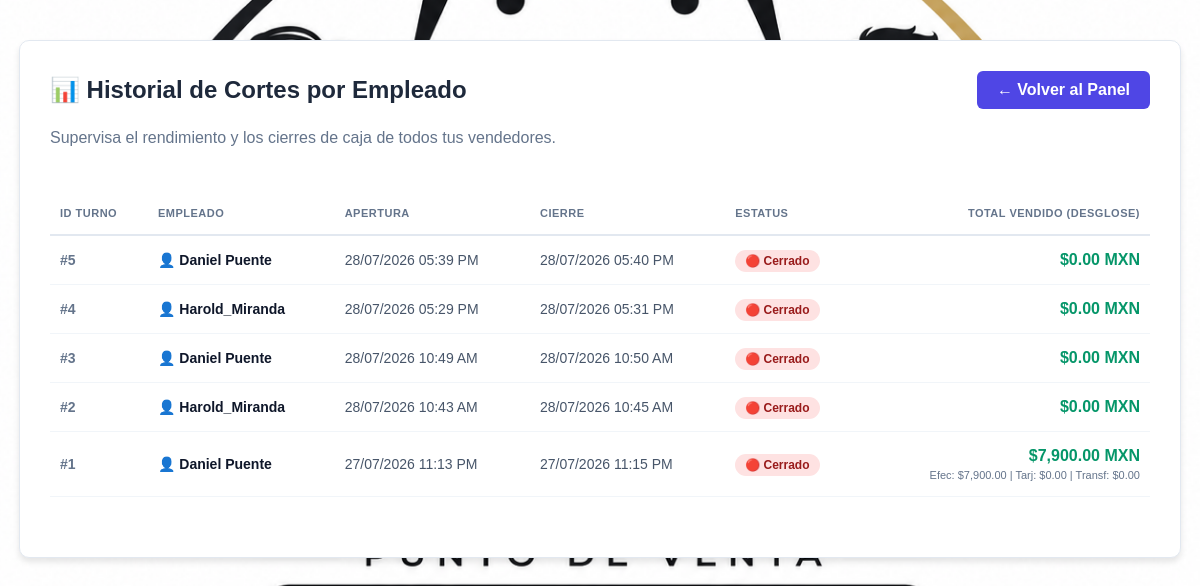
Page /historial_cortes.php (signed in) on the committed database.
### tables this page shows
CREATE TABLE `turnos_caja` (
  `id_turno` int(11) NOT NULL,
  `id_usuario` int(11) NOT NULL,
  `fecha_apertura` datetime DEFAULT current_timestamp(),
  `fecha_cierre` datetime DEFAULT NULL,
  `monto_inicial` decimal(10,2) DEFAULT 0.00,
  `estatus` varchar(20) DEFAULT 'Abierto',
  `total_efectivo` decimal(10,2) DEFAULT 0.00,
  `total_tarjeta` decimal(10,2) DEFAULT 0.00,
  `total_venta` decimal(10,2) DEFAULT 0.00,
  `total_transferencia` decimal(10,2) DEFAULT 0.00
);

CREATE TABLE `usuarios` (
  `id_usuario` int(11) NOT NULL,
  `nombre_usuario` varchar(100) NOT NULL,
  `nombre_real` varchar(100) DEFAULT NULL,
  `correo` varchar(100) DEFAULT NULL,
  `email` varchar(100) NOT NULL,
  `password_hash` varchar(255) NOT NULL,
  `id_rol` int(11) DEFAULT NULL,
  `imagen` varchar(255) DEFAULT 'Imgs/dueño.webp'
);

### historial_cortes.php (the view, shortened to what this page needs)
<?php
include 'conexion.php';
$sql_cortes = "SELECT
                    t.id_turno,
                    u.nombre_usuario,
                    t.fecha_apertura,
                    t.fecha_cierre,
                    t.estatus,
                    t.total_efectivo,
                    t.total_tarjeta,
                    t.total_venta,
                    (SELECT SUM(v.total) FROM ventas v WHERE v.id_usuario = t.id_usuario AND v.fecha_venta >= t.fecha_apertura) as ventas_en_curso
                FROM turnos_caja t
                JOIN usuarios u ON t.id_usuario = u.id_usuario
                ORDER BY t.fecha_apertura DESC";
$resultado_cortes = mysqli_query($conexion, $sql_cortes);
?>
<!DOCTYPE html>
<html lang="es">
<head>
    <link rel="stylesheet" href="Diseñoestilo.css">
</head>
<body style="background-color: #f8fafc; font-family: Arial, sans-serif;">
<div class="container" style="max-width: 1100px; margin: 40px auto; background: white; padding: 30px; border-radius: 10px; box-shadow: 0 4px 6px rgba(0,0,0,0.1);">
    <div style="display: flex; justify-content: space-between; align-items: center; margin-bottom: 20px;">
        <h2 style="margin: 0; color: #1e293b;">📊 Historial de Cortes por Empleado</h2>
        <a href="index.php" style="background-color: #4f46e5; color: white; padding: 10px 20px; text-decoration: none; border-radius: 6px; font-weight: bold;">← Volver al Panel</a>
    </div>
    <p style="color: #64748b; margin-bottom: 30px;">Supervisa el rendimiento y los cierres de caja de todos tus vendedores.</p>
    <div style="overflow-x: auto;">
        <table style="width: 100%; border-collapse: collapse; text-align: left;">
            <thead>
                <tr style="background-color: #f1f5f9; color: #334155; border-bottom: 2px solid #cbd5e1;">
                    <th style="padding: 15px 10px;">ID TURNO</th>
                    <th style="padding: 15px 10px;">EMPLEADO</th>
                    <th style="padding: 15px 10px;">APERTURA</th>
                    <th style="padding: 15px 10px;">CIERRE</th>
                    <th style="padding: 15px 10px;">ESTATUS</th>
                    <th style="padding: 15px 10px; text-align: right;">TOTAL VENDIDO (Desglose)</th>
                </tr>
            </thead>
            <tbody>
                <?php if ($resultado_cortes && mysqli_num_rows($resultado_cortes) > 0): ?>
                    <?php while($corte = mysqli_fetch_assoc($resultado_cortes)): ?>
<?php
                        if ($corte['estatus'] == 'Cerrado') {
                            $total_mostrar = $corte['total_venta'] ?? 0;
                            $efectivo = $corte['total_efectivo'] ?? 0;
                            $tarjeta = $corte['total_tarjeta'] ?? 0;
                            $transferencia = $corte['total_transferencia'] ?? 0;
                        } else {
                            $total_mostrar = $corte['ventas_en_curso'] ?? 0;
                        }
                        ?>
                        <tr style="border-bottom: 1px solid #e2e8f0;">
                            <td style="padding: 15px 10px; font-weight: bold; color: #64748b;">#<?= $corte['id_turno'] ?></td>
                            <td style="padding: 15px 10px; font-weight: bold; color: #0f172a;">👤 <?= htmlspecialchars($corte['nombre_usuario']) ?></td>
                            <td style="padding: 15px 10px; font-size: 14px; color: #475569;"><?= date("d/m/Y h:i A", strtotime($corte['fecha_apertura'])) ?></td>
                            <td style="padding: 15px 10px; font-size: 14px; color: #475569;">
                                <?= $corte['fecha_cierre'] ? date("d/m/Y h:i A", strtotime($corte['fecha_cierre'])) : '<span style="color:#b45309;">Turno en curso...</span>' ?>
                            </td>
                            <td style="padding: 15px 10px;">
                                <?php if ($corte['estatus'] == 'Abierto'): ?>
                                    <span class="badge-abierto">🟢 Abierto</span>
                                <?php else: ?>
                                    <span class="badge-cerrado">🔴 Cerrado</span>
                                <?php endif; ?>
                            </td>
                            <td style="padding: 15px 10px; text-align: right;">
                                <div class="monto-principal">$<?= number_format($total_mostrar, 2) ?> MXN</div>
                                <?php if ($corte['estatus'] == 'Cerrado' && $total_mostrar > 0): ?>
                                    <div class="desglose">
                                        Efec: $<?= number_format($efectivo, 2) ?> | Tarj: $<?= number_format($tarjeta, 2) ?> | Transf: $<?= number_format($transferencia, 2) ?>
                                    </div>
                                <?php elseif ($corte['estatus'] == 'Abierto'): ?>
                                    <div class="desglose" style="color: #b45309;">(Calculando en vivo...)</div>
                                <?php endif; ?>
                            </td>
                        </tr>
                    <?php endwhile; ?>
                <?php else: ?>
                    <tr>
                        <td colspan="6" style="padding: 30px; text-align: center; color: #64748b;">No hay turnos registrados en el sistema aún.</td>
                    </tr>
                <?php endif; ?>
            </tbody>
        </table>
    </div>
</div>
</body>
</html>

### Diseñoestilo.css (style rules this page uses)
body { font-family: 'Inter', 'Segoe UI', system-ui, sans-serif; margin: 0; background-color: #f8fafc; background-image: url('Imgs/logo.png'); background-size: cover; background-position: center; background-repeat: no-repeat; background-attachment: fixed; color: #1e293b; }
h1, h2, h3 { color: #0f172a; margin-top: 0; }
.container, .dashboard-container { max-width: 1100px; margin: 40px auto; background: rgba(255, 255, 255, 0.98); padding: 40px; border-radius: 8px; border: 1px solid #e2e8f0; box-shadow: 0 4px 15px rgba(0,0,0,0.03); }
table { width: 100%; border-collapse: collapse; margin-top: 15px; margin-bottom: 30px; }
th, td { padding: 14px 15px; border-bottom: 1px solid #f1f5f9; text-align: left; font-size: 14px; color: #334155; }
th { background-color: #ffffff; color: #64748b; font-weight: 600; text-transform: uppercase; font-size: 11px; letter-spacing: 0.5px; border-bottom: 2px solid #e2e8f0; }

### historial_cortes.php (style rules this page uses)
.badge-cerrado { background-color: #fee2e2; color: #991b1b; padding: 4px 10px; border-radius: 20px; font-size: 12px; font-weight: bold; }
.monto-principal { font-weight: bold; font-size: 16px; color: #059669; }
.desglose { font-size: 11px; color: #64748b; margin-top: 4px; font-weight: normal; }

### rows in the picture
turnos_caja: id_turno "5", id_usuario.nombre_usuario "Daniel Puente", fecha_apertura "28/07/2026 05:39 PM", fecha_cierre "28/07/2026 05:40 PM", estatus "🔴 Cerrado", total_venta "0.00"
turnos_caja: id_turno "4", id_usuario.nombre_usuario "Harold_Miranda", fecha_apertura "28/07/2026 05:29 PM", fecha_cierre "28/07/2026 05:31 PM", estatus "🔴 Cerrado", total_venta "0.00"
turnos_caja: id_turno "3", id_usuario.nombre_usuario "Daniel Puente", fecha_apertura "28/07/2026 10:49 AM", fecha_cierre "28/07/2026 10:50 AM", estatus "🔴 Cerrado", total_venta "0.00"
turnos_caja: id_turno "2", id_usuario.nombre_usuario "Harold_Miranda", fecha_apertura "28/07/2026 10:43 AM", fecha_cierre "28/07/2026 10:45 AM", estatus "🔴 Cerrado", total_venta "0.00"
turnos_caja: id_turno "1", id_usuario.nombre_usuario "Daniel Puente", fecha_apertura "27/07/2026 11:13 PM", fecha_cierre "27/07/2026 11:15 PM", estatus "🔴 Cerrado", total_venta "7,900.00", total_efectivo "7,900.00", total_tarjeta "0.00", transferencia "0.00"
